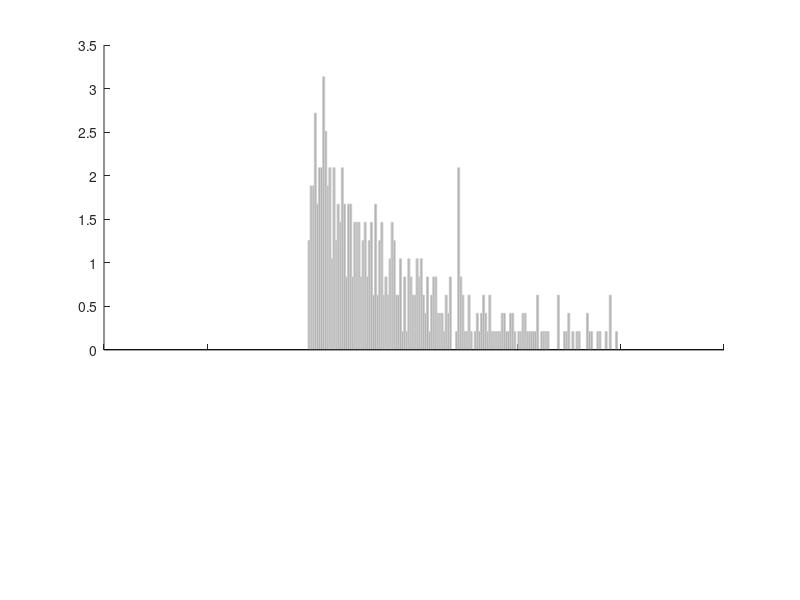

This chart was generated by the following MATLAB code: (Note: this script raises an error after producing the figure.)
%% TUTORIAL OF KERNEL DENSITY ESTIMATION BY SSKERNEL.M AND SSVKERNEL.M
close all; clear all; 
%figure('Position',[500 100 800 800] );

%% Create samples
% First, let's create a sample data set. 
% Here `x' is a vector containing N samples, following a specified
% distribution. 
if 1
N = 500;                       %Number of samples
x = 0.5-.5*log(rand(1,N));      %Exponential
%x = 0.5+1*rand(1,N);           %Square
%x = 1 + 0.1*randn(1,N);        %Normal

%x = [0.5-.5*log(rand(1,N))...   %Complex
%    0.4 + 0.03*randn(1,N/5) ...
%    1.2 + 0.03*randn(1,N/10)];
end

%% Plot a histogram
% Let's plot the data using a histogram. Here to see the noisy data 
% data structure, we use the bin-width 5 times smaller than an optimal 
% bin-width selected by histogram optimization method, 'sshist(x)'. 
subplot(3,1,1:2); hold on; 
edges = linspace(0,2,200);
b = histc(x,edges); bar(edges,b/sum(b)/min(diff(edges)),1);
h = findobj(gca,'Type','patch'); 
set(h,'FaceColor',.7*[1 1 1],'EdgeColor',0.8*[1 1 1]);
set(gca,'XTickLabel',[]);

%% Create a vector of estimation points
% Now, we estimate the underlying density from the samples.  
L = 1000;                    %number of estimation points
t = linspace(0,2,L);        %points at which density estimation is made
                            %points must be equi-distant.

%% Kernel Density Estimation by a Fixed Bandwidth
% To obtain a kernel estimated density with a fixed kernel bandwidth, type
[yf,tf,optw,w,c] = sskernel(x,t);

% yf is the estimated density with the optimal bandwidth optw. The
% estimation was given at the points in tf, which was automatically
% determined from the data. 

% Display the results.
subplot(3,1,1:2);
hold on; plot(tf,yf,'b-','LineWidth',2);
set(gca,'XLim',[min(t) max(t)]);
ylabel('density');
subplot(3,1,3); hold on; 
plot(t,optw*ones(1,L),'b-','LineWidth',2);
set(gca,'XLim',[min(t) max(t)]);
ylabel('bandwidth');
drawnow;

%% Locally Adaptive Kernel Density Estimation
%t = linspace(0.2,0.8,L);
%t = linspace(0.3,0.6,L);
% The function ssvkernel returns the kerenel density estimate using
% bandwidths locally adaptive to the data.
tic; [yv,tv,optwv] = ssvkernel(x,t); toc;

% The locally adaptive bandwidth at time tv is written in optwv.
subplot(3,1,1:2); hold on; plot(tv,yv,'r-','LineWidth',2);
subplot(3,1,3); hold on; plot(tv,optwv,'r','LineWidth',2);
drawnow;

%% Speed of the fixed kernel density estimate
% The code utilizes the FFT algorithm. It is much faster (>x50) than 
% the bulit-in ksdensity function. 
disp('sskernel'); tic; [yss,tss,optw] = sskernel(x,t,optw); toc;
disp('ksdensity'); tic; yks = ksdensity(x,t,'width',optw); toc; 
% The method should be faster than ksdensity even if the bandwidth is
% optimized.
disp('sskernel optimization'); tic; [~,~,~] = sskernel(x,t); toc;

% Note on the third input argument.
% If the third input argument, W, is a vector, the method search the
% optimal bandwidth from elements of the vector, W. Without the third
% argument, the method search an optimal bandwidth by a golden section
% section search. We can looked at the estimated error of the bandwidths as
% follows. 
W = linspace(0.1*optw,5*optw,100);
[~,~,optw1,w1,c1] = sskernel(x,t);
[~,~,optw2,w2,c2] = sskernel(x,t,W);
%figure; plot(w2,c2,'k.-',w1,c1,'r.-'); axis square;



%% (Figure settings)
subplot(3,1,1:2);
ax = legend('hist','fixed','variable','Location','Best'); 
legend(ax,'boxoff'); grid on; ylabel('density');

subplot(3,1,3);
ax = legend('fix','variable','Location','Best');
h = findobj(gca,'Type','patch'); 
set(h,'FaceColor',.7*[1 1 1],'EdgeColor',0.8*[1 1 1]);
legend(ax,'boxoff'); grid on; ylabel('bandwidth');
set(gca,'XLim',[min(t) max(t)]);
drawnow;
